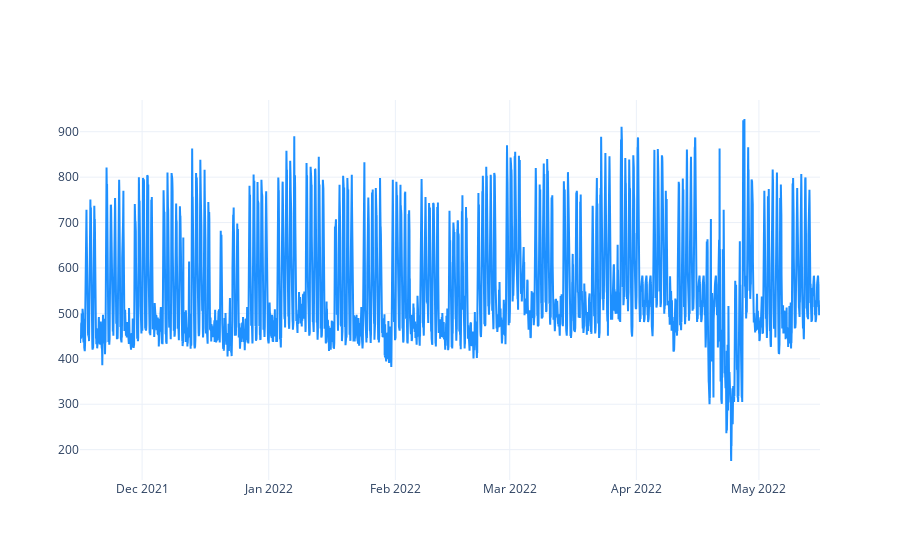

The cell this chart's notebook holds for it:
### Code cell
p = go.Figure()
p.add_trace(go.Scatter(
    x = df.date,
    y = df.y,
    mode = "lines",
    line_color = "dodgerblue"
))

### Figure 1 — Plotly figure (JSON) as saved in the notebook; plotly's stock layout.template omitted (floating-point values rounded to 4 significant figures; data arrays with more than 128 entries replaced by an {"elided": "..."} marker saying what was removed)
{"data": [{"line": {"color": "dodgerblue"}, "mode": "lines", "type": "scatter", "x": {"elided": "4349 str values"}, "y": {"elided": "4349 int values"}}], "layout": {}}
